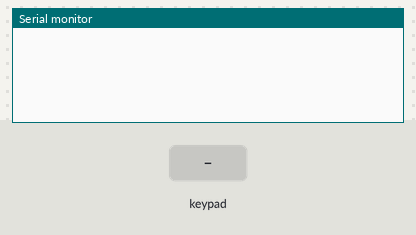
The sketch below on a simulated Arduino Mega 2560, built with avr-gcc and run on an emulated ATmega2560. Shown: the last lines printed to the serial monitor. Inputs (shaded band) come from the test bench.

Above: at 1.2 s.
1.3 s: key '1' pressed
At 2.0 s:
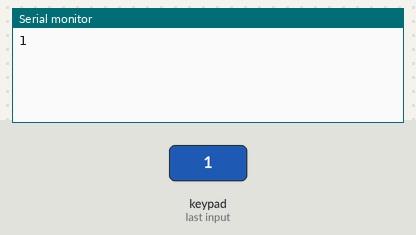
2.8 s: keypad keys 2 2 2 3 2 4 2 5 pressed 0.4 s apart
At 6.5 s:
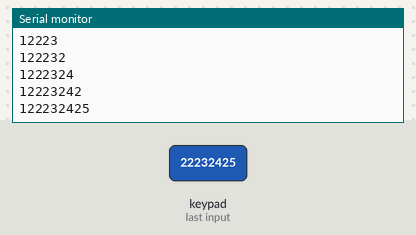
7.5 s: key '2' pressed
At 8.0 s:
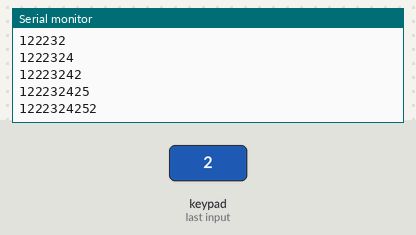
9.0 s: keypad keys 2 2 2 3 2 4 2 5 # pressed 0.4 s apart
At 12.3 s:
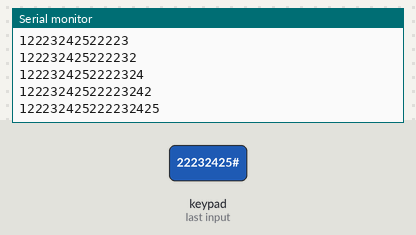
Timing chart, 0 to 13.8 s (numbered marks = the images above; inputs shaded):
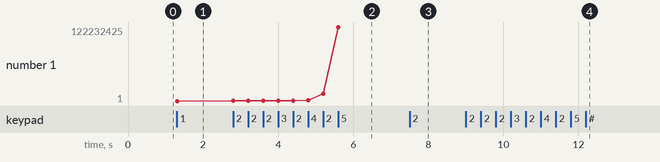

The sketch:

quaseKeypad.ino.ino
```cpp
/* @file HelloKeypad.pde
|| @version 1.0
|| @author Alexander Brevig
|| @contact alexanderbrevig@gmail.com
||
|| @description
|| | Demonstrates the simplest use of the matrix Keypad library.
|| #
*/
#include <Keypad.h>

const byte ROWS = 4; //four rows
const byte COLS = 4; //three columns
char keys[ROWS][COLS] = {
  {'1','2','3','A'},
  {'4','5','6','B'},
  {'7','8','9','C'},
  {'*','0','#','D'}
};
byte rowPins[ROWS] = {22, 23, 24, 25}; //connect to the row pinouts of the keypad
byte colPins[COLS] = {26, 27, 28, 29}; //connect to the column pinouts of the keypad

Keypad keypad = Keypad( makeKeymap(keys), rowPins, colPins, ROWS, COLS );

boolean valOnePresent = false;
String num1, num2;
boolean final = false;

void setup(){
  Serial.begin(9600);
}

void loop(){

  char key = keypad.getKey();


  if (key != NO_KEY && (key=='1'||key=='2'||key=='3'||key=='4'||key=='5'||key=='6'||key=='7'||key=='8'||key=='9'||key=='0')){
    if (valOnePresent != true){
      num1 = num1 + key;
      int numLength = num1.length();
      Serial.println(num1);
    }
    else {
      num2 = num2 + key;
      int numLength = num2.length();
      final = true;
      Serial.println(num2);
    }
  }

}
```

Measured:
- after the input at 1.3 s, the serial monitor: prints a new line at once (image 1)
- after the input at 2.8 s, the serial monitor: prints a new line at once (image 2)
- after the input at 7.5 s, the serial monitor: prints a new line at once (image 3)
- after the input at 9.0 s, the serial monitor: prints a new line at once (image 4)
- plotted number 1: 1 → 122232425 after the input at 2.8 s
